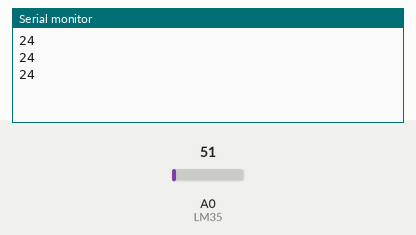
Bench run of a sketch on a simulated Arduino Uno, built with avr-gcc and run on an emulated ATmega328P. Shown: the last lines printed to the serial monitor. Inputs (shaded band) come from the test bench; at power-on: A0 (LM35) = 51.

Above: at 1.3 s.
1.4 s: A0 (LM35) set to 61
At 1.8 s:
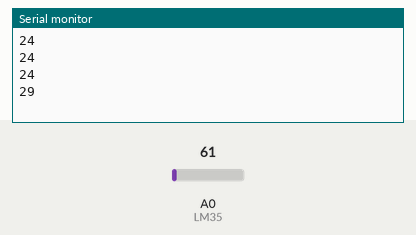
2.9 s: A0 (LM35) set to 71
At 3.4 s:
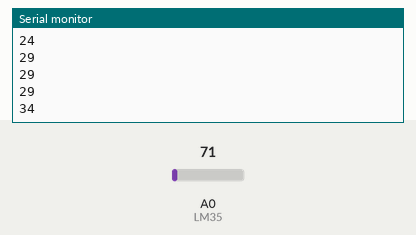
Timing chart, 0 to 5.9 s (numbered marks = the images above; inputs shaded):
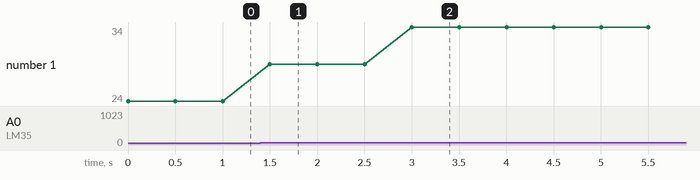

Measured:
- after the input at 1.4 s, the serial monitor: prints a new line after 0.10 s (image 1)
- after the input at 2.9 s, the serial monitor: prints a new line after 0.10 s (image 2)
- plotted number 1: 24 → 29 after the input at 1.4 s, 29 → 34 after the input at 2.9 s

The sketch:

temperature_sensor.ino
```cpp
void setup() {
  Serial.begin(9600); // this sets up the Serial montior
}

void loop() {
  int rawVoltage = analogRead(A0); //reads raw voltage from the LM35 output
  int celciusTemp = rawVoltage * 0.48828125; //converts that into celcus
  Serial.println(celciusTemp); //prints celcius to Serial monitor
  delay(500);
}
```
